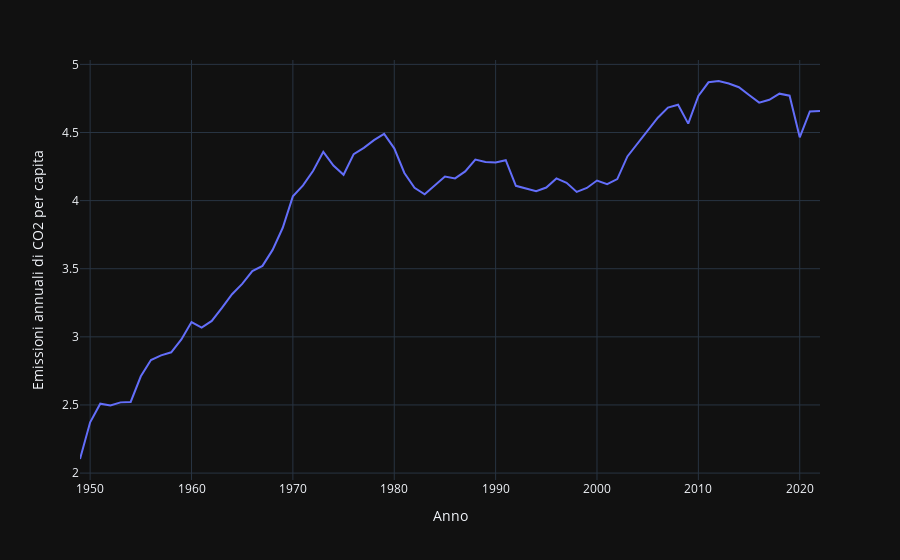

This figure's notebook cell:
### Markdown cell above
Primo Grafico: Mappa del mondo con indicazioni di CO2 per capita 

In questo primo grafico possiamo vedere la quantità di CO2 rilasciata da ogni persona partendo dall’anno 1949 fino all’anno 2022. 

Osservando questa mappa e il grafico sottostante si può notare che in questo periodo vi è un graduale aumento delle emissioni; vi sono stati dei periodi dove le emissioni sono state ridotte il più notevole è avvenuto tra il 1979 e il 1983.

### Code cell
#Selezionare e rinominare le colonne
dati_emissioni = emissioni[['Entity', 'Year', 'Annual CO₂ emissions (per capita)']]
dati_emissioni.columns = ['Paese', 'Anno', 'CO2 per capita']

#selezionare colonne per il secondo grafico
dati_emissioni2 = emissioni[emissioni['Entity'] == 'World']
dati_emissioni2 = dati_emissioni2[dati_emissioni2['Year'] >= 1949]

#Filtraggio Paesi e ordinamento anni
ignora_paesi = ['Asia (excl. China and India)', 'North America (excl. USA)']
dati_emissioni = dati_emissioni[~dati_emissioni['Paese'].isin(ignora_paesi)]

dati_emissioni = dati_emissioni[dati_emissioni['Anno'] >= 1949]
dati_emissioni = dati_emissioni.sort_values(by='Anno', ascending=True)

#impostazione del massimo e minimo sulla scala colori
min_co2 = 0
max_co2 = 45

#Creazione mappa
fig = px.choropleth(dati_emissioni, 
                    locations="Paese", 
                    locationmode='country names', 
                    color="CO2 per capita",
                    hover_name="Paese",
                    hover_data={'Paese': False, 'CO2 per capita': True},                        
                    animation_frame="Anno",
                    color_continuous_scale=px.colors.sequential.Plasma,
                    title='Emissioni CO2 per capita',
                    range_color=(min_co2, max_co2))

#ridimensionamento mappa
fig.update_layout(
    width=1200,
    height=800,
    dragmode=False
)

# Mostrare la mappa
fig.show()

#mostrare secondo grafico
fig2 = px.line(dati_emissioni2, x='Year', y='Annual CO₂ emissions (per capita)')
fig2.update_layout(hovermode="x unified", 
                  xaxis_title="Anno",
                  yaxis_title="Emissioni annuali di CO2 per capita",
                  )
fig2.show()

### Figure 1 — Plotly figure (JSON) as saved in the notebook; plotly's stock layout.template omitted (floating-point values rounded to 4 significant figures)
{"data": [{"hovertemplate": "Year=%{x}<br>Annual CO₂ emissions (per capita)=%{y}<extra></extra>", "legendgroup": "", "line": {"color": "#636efa", "dash": "solid"}, "marker": {"symbol": "circle"}, "mode": "lines", "name": "", "orientation": "v", "showlegend": false, "x": [1949, 1950, 1951, 1952, 1953, 1954, 1955, 1956, 1957, 1958, 1959, 1960, 1961, 1962, 1963, 1964, 1965, 1966, 1967, 1968, 1969, 1970, 1971, 1972, 1973, 1974, 1975, 1976, 1977, 1978, 1979, 1980, 1981, 1982, 1983, 1984, 1985, 1986, 1987, 1988, 1989, 1990, 1991, 1992, 1993, 1994, 1995, 1996, 1997, 1998, 1999, 2000, 2001, 2002, 2003, 2004, 2005, 2006, 2007, 2008, 2009, 2010, 2011, 2012, 2013, 2014, 2015, 2016, 2017, 2018, 2019, 2020, 2021, 2022], "xaxis": "x", "y": [2.103, 2.372, 2.509, 2.497, 2.519, 2.522, 2.711, 2.83, 2.864, 2.886, 2.981, 3.109, 3.068, 3.117, 3.212, 3.313, 3.389, 3.482, 3.521, 3.638, 3.801, 4.032, 4.112, 4.22, 4.358, 4.257, 4.19, 4.342, 4.387, 4.444, 4.49, 4.384, 4.203, 4.094, 4.047, 4.113, 4.177, 4.163, 4.215, 4.302, 4.284, 4.28, 4.297, 4.109, 4.088, 4.069, 4.096, 4.163, 4.13, 4.064, 4.093, 4.147, 4.121, 4.158, 4.324, 4.42, 4.512, 4.608, 4.683, 4.704, 4.565, 4.768, 4.869, 4.878, 4.859, 4.833, 4.775, 4.72, 4.74, 4.785, 4.77, 4.465, 4.655, 4.658], "yaxis": "y", "type": "scatter"}], "layout": {"xaxis": {"anchor": "y", "domain": [0.0, 1.0], "title": {"text": "Anno"}}, "yaxis": {"anchor": "x", "domain": [0.0, 1.0], "title": {"text": "Emissioni annuali di CO2 per capita"}}, "legend": {"tracegroupgap": 0}, "margin": {"t": 60}, "hovermode": "x unified"}}
